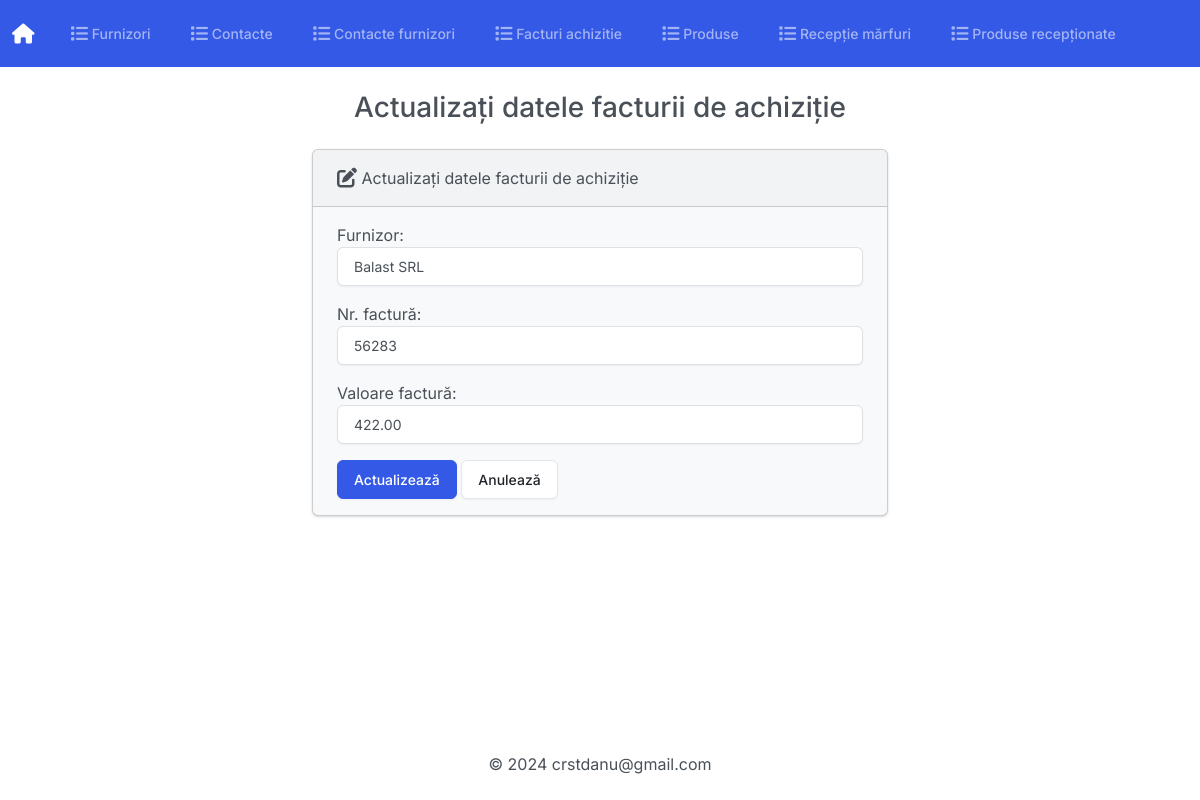
The app's page /facturi_achizitie/editeaza/11 with its own data.
### Gestiune/models.py (models this page shows)
class FacturaAchizitie(models.Model):
    class Meta:
        verbose_name_plural = 'Facturi Achizitie'
    furnizor = models.ForeignKey(Furnizor, on_delete=models.CASCADE)
    nr_factura = models.BigIntegerField()
    valoare_factura = models.DecimalField(max_digits=10, decimal_places=2)
    data_factura = models.DateTimeField(auto_now_add=True)

### Gestiune/views.py (the view)
def editeaza_factura_achizitie(request, id):
    if request.method == 'POST':
        factura_achizitie = FacturaAchizitie.objects.get(pk=id)
        form = FacturaAchizitieForm(request.POST, instance=factura_achizitie)
        if form.is_valid():
            form.save()
            return render(request, 'Gestiune/facturi_achizitie/editeaza.html', {
                'form': form,
                'success': True
            })
    else:
        factura_achizitie = FacturaAchizitie.objects.get(pk=id)
        form = FacturaAchizitieForm(instance=factura_achizitie)
    return render(request, 'Gestiune/facturi_achizitie/editeaza.html', {
        'form': form
    })

### Gestiune/forms.py
class FacturaAchizitieForm(forms.ModelForm):
    def __init__(self, *args, **kwargs):
        super(FacturaAchizitieForm, self).__init__(*args, **kwargs)
        self.fields['furnizor'].queryset = Furnizor.objects.all()
    class Meta:
        model = FacturaAchizitie
        fields = ['furnizor', 'nr_factura', 'valoare_factura',]
        labels = {
            'furnizor': 'Furnizor',
            'nr_factura': 'Nr. factură',
            'valoare_factura': 'Valoare factură',
        }
        widgets = {
            'furnizor': forms.Select(attrs={'class': 'form-control'}),
            'nr_factura': forms.TextInput(attrs={'class': 'form-control'}),
            'valoare_factura': forms.TextInput(attrs={'class': 'form-control'}),
        }

### Gestiune/models.py (called while the page is built)
    def __str__(self):
        return f'{self.nume}'

### Gestiune/templates/Gestiune/facturi_achizitie/editeaza.html (shortened to what this page needs)
{% extends "Gestiune/base.html" %}
{% block body %}
<h3 class="text-center m-4">Actualizați datele facturii de achiziție</h3>
{% if success %}
<div class="alert alert-success" role="alert">
    Factura de achiziție a fost actualizată cu succes.
    <a href="{% url 'index_facturi_achizitie' %}" class="alert-link">Mergi la pagina principală.</a>
</div>
{% else %}
<div class="row justify-content-center">
    <div class="col-6">
        <div class="card bg-light mb-3">
            <div class="card-header">
                <i class="fa-solid fa-pen-to-square fa-lg"></i> Actualizați datele facturii de achiziție
            </div>
            <div class="card-body">
                <form action="" method="POST">
                    {{ form.as_p }}
                    <button type="submit" class="btn btn-primary">Actualizează</button>
                    <a href="{% url 'index_facturi_achizitie' %}" class="btn btn-secondary">Anulează</a>
                </form>
            </div>
        </div>
    </div>
</div>
{% endif %}
{% endblock %}

### records on screen
FacturaAchizitie: furnizor "Balast SRL", nr_factura "56283", valoare_factura "422.00"
